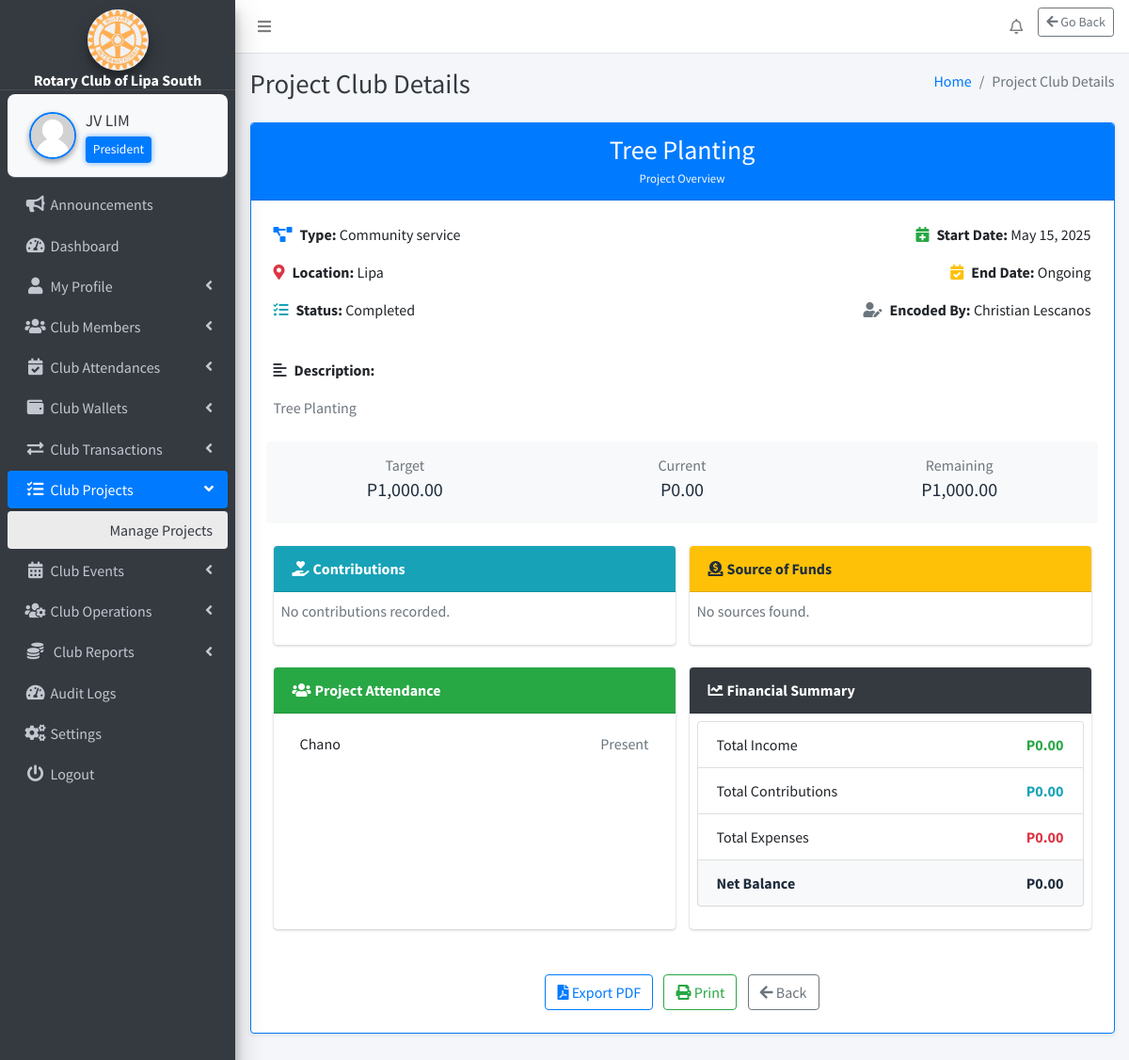
Screenshot of /webpages/club-projects/manage-projects/project_details.php?id=13 (signed in) with the database file from the repository.
### tables this page shows
CREATE TABLE `settings` (
  `id` int(11) NOT NULL,
  `system_name` varchar(255) NOT NULL,
  `logo` varchar(255) NOT NULL,
  `currency` varchar(50) NOT NULL
);

CREATE TABLE `club_position` (
  `id` int(11) NOT NULL,
  `position_name` varchar(255) NOT NULL
);

CREATE TABLE `club_projects` (
  `id` int(11) NOT NULL,
  `title` varchar(255) NOT NULL,
  `description` text NOT NULL,
  `type` enum('project','event','community service','other') NOT NULL,
  `target_funding` decimal(10,2) DEFAULT 0.00,
  `current_funding` decimal(10,2) DEFAULT 0.00,
  `remaining_funding` decimal(10,2) GENERATED ALWAYS AS (`target_funding` - `current_funding`) STORED,
  `start_date` date NOT NULL,
  `end_date` date DEFAULT NULL,
  `location` varchar(255) NOT NULL,
  `status` enum('Upcoming','Ongoing','Completed') NOT NULL DEFAULT 'Upcoming',
  `encoded_by` int(11) NOT NULL,
  `encoded_at` timestamp NOT NULL DEFAULT current_timestamp(),
  `updated_at` timestamp NULL DEFAULT NULL ON UPDATE current_timestamp()
);

CREATE TABLE `members` (
  `id` int(11) NOT NULL,
  `fullname` varchar(255) NOT NULL,
  `dob` date NOT NULL,
  `gender` varchar(10) NOT NULL,
  `contact_number` varchar(20) NOT NULL,
  `email` varchar(255) NOT NULL,
  `address` varchar(255) NOT NULL,
  `role` int(11) DEFAULT 6,
  `occupation` varchar(255) NOT NULL,
  `membership_number` varchar(20) NOT NULL,
  `created_at` timestamp NOT NULL DEFAULT current_timestamp(),
  `photo` varchar(255) NOT NULL,
  `expiry_date` date DEFAULT NULL,
  `password` varchar(255) NOT NULL
);

### webpages/club-projects/manage-projects/project_details.php (the view, shortened to what the rows shown need)
<?php
include_once($_SERVER['DOCUMENT_ROOT'] . '/rotary/includes/config.php');
$id = $_GET['id'] ?? null;
$query = "SELECT cp.*, m.fullname AS encoded_by_name FROM club_projects cp LEFT JOIN members m ON cp.encoded_by = m.id WHERE cp.id = ?";
$stmt = $conn->prepare($query);
$stmt->bind_param("i", $id);
$stmt->execute();
$result = $stmt->get_result();
$data = $result->fetch_assoc();
$currencySymbol = '₱';
$currencyResult = $conn->query("SELECT currency FROM settings WHERE id = 1");
if ($currencyResult->num_rows > 0) {
    $currencySymbol = $currencyResult->fetch_assoc()['currency'];
}
?>
<!DOCTYPE html>
<html lang="en">
<?php include('../../../includes/header.php'); ?>
<body class="hold-transition sidebar-mini layout-fixed layout-navbar-fixed layout-footer-fixed">
<div class="wrapper">
<?php include('../../../includes/nav.php'); ?>
<?php include('../../../includes/sidebar.php'); ?>
<div class="content-wrapper">
<?php include('../../../includes/page_title.php'); ?>
<section class="content">
<div class="container-fluid">
<div class="card shadow-sm border border-primary mb-4">
  <div class="card-header text-center bg-primary text-white">
    <h3 class="mb-0"><?= htmlspecialchars($data['title']) ?></h3>
    <small class="text-light">Project Overview</small>
  </div>
  <div class="card-body p-4" id="project-content">
    <div class="row mb-4">
      <div class="col-md-6">
        <p><i class="fas fa-project-diagram text-primary mr-2"></i><strong>Type:</strong> <?= ucfirst($data['type']) ?></p>
        <p><i class="fas fa-map-marker-alt text-danger mr-2"></i><strong>Location:</strong> <?= htmlspecialchars($data['location']) ?></p>
        <p><i class="fas fa-tasks text-info mr-2"></i><strong>Status:</strong> <?= ucfirst($data['status']) ?></p>
      </div>
      <div class="col-md-6 text-md-right">
        <p><i class="fas fa-calendar-plus text-success mr-2"></i><strong>Start Date:</strong> <?= date("F j, Y", strtotime($data['start_date'])) ?></p>
        <p><i class="fas fa-calendar-check text-warning mr-2"></i><strong>End Date:</strong> <?= $data['end_date'] ? date("F j, Y", strtotime($data['end_date'])) : 'Ongoing' ?></p>
        <p><i class="fas fa-user-edit text-secondary mr-2"></i><strong>Encoded By:</strong> <?= htmlspecialchars($data['encoded_by_name']) ?></p>
      </div>
    </div>
    <div class="mb-4">
      <p><i class="fas fa-align-left text-dark mr-2"></i><strong>Description:</strong></p>
      <p class="text-muted"><?= nl2br(htmlspecialchars($data['description'])) ?></p>
    </div>
    <div class="row text-center bg-light py-3 rounded mb-4">
      <div class="col-md-4">
        <h6 class="text-muted mb-1">Target</h6>
        <h5><?= $currencySymbol . number_format($data['target_funding'], 2) ?></h5>
      </div>
      <div class="col-md-4">
        <h6 class="text-muted mb-1">Current</h6>
        <h5><?= $currencySymbol . number_format($data['current_funding'], 2) ?></h5>
      </div>
      <div class="col-md-4">
        <h6 class="text-muted mb-1">Remaining</h6>
        <h5><?= $currencySymbol . number_format($data['remaining_funding'], 2) ?></h5>
      </div>
    </div>
    <div class="row">
      <div class="col-lg-6 mb-4">
        <div class="card h-100 border-dark">
          <div class="card-body p-2">
            <?php
            $income = 0; $expense = 0; $contrib = 0;
            $net = ($income + $contrib) - $expense;
            ?>
            <ul class="list-group">
              <li class="list-group-item d-flex justify-content-between"><span>Total Income</span><strong class="text-success"><?= $currencySymbol . number_format($income, 2) ?></strong></li>
              <li class="list-group-item d-flex justify-content-between"><span>Total Contributions</span><strong class="text-info"><?= $currencySymbol . number_format($contrib, 2) ?></strong></li>
              <li class="list-group-item d-flex justify-content-between"><span>Total Expenses</span><strong class="text-danger"><?= $currencySymbol . number_format($expense, 2) ?></strong></li>
              <li class="list-group-item d-flex justify-content-between bg-light"><strong>Net Balance</strong><strong><?= $currencySymbol . number_format($net, 2) ?></strong></li>
            </ul>
          </div>
        </div>
      </div>
    </div>
  </div>
</div>
</div>
</section>
</div>
</body>
</html>

### includes/sidebar.php (shortened to what the rows shown need)
<?php
function getSystemName() {
    global $conn;
    $result = $conn->query("SELECT system_name FROM settings");
    return ($result->num_rows > 0) ? $result->fetch_assoc()['system_name'] : 'RCLS';
}
if (isset($_SESSION['user_id'])) {
    $userId = $_SESSION['user_id'];
    $positionName = '';
    $sql = "SELECT cp.position_name
            FROM club_position cp
            INNER JOIN members m ON cp.id = m.role
            WHERE m.id = '$userId'";
    $positionResult = $conn->query($sql);
    if ($positionResult && $positionRow = $positionResult->fetch_assoc()) {
        $positionName = $positionRow['position_name'];
    }
}
function getLogoUrl() {
    global $conn;
    $result = $conn->query("SELECT logo FROM settings");
    if ($result->num_rows > 0) {
        $logoFile = $result->fetch_assoc()['logo'];
        $path = "/rotary/uploads/" . $logoFile;
        return file_exists($_SERVER['DOCUMENT_ROOT'] . $path) ? $path : "/rotary/dist/img/AdminLTELogo.png";
    }
    return "/rotary/dist/img/AdminLTELogo.png";
}
?>
<aside class="main-sidebar sidebar-dark-primary elevation-4">
    <div class="text-center"
         style="padding: 10px 0 0 0; margin: 0 !important; border-bottom: 1px solid rgba(255,255,255,0.1);">
        <a href="#" class="d-block" style="margin: 0; padding: 0;">
            <img src="<?php echo getLogoUrl(); ?>"
                 alt="Logo"
                 class="img-circle elevation-3"
                 style="width: 65px; height: 65px; object-fit: cover; margin: 0 auto; display: block;">
            <div class="brand-text font-weight-bold text-white"
                 style="font-size: 1rem; line-height: 1.1; margin: 2px 0 0 0;">
                <?php echo getSystemName(); ?>
            </div>
        </a>
    </div>
    <div class="sidebar" style="padding-top: 4px !important; margin-top: 0 !important;">
        <div class="user-panel d-flex align-items-center"
             style="background-color: #f8f9fa; border-radius: 8px; padding: 10px; margin: 0 !important;">
            <div class="info flex-grow-1">
                <a href="/rotary/webpages/manage-profile/my-profile/my_profile.php"
                   class="d-block fw-semibold text-dark"
                   style="font-size: 1.1rem; white-space: nowrap; overflow: hidden; text-overflow: ellipsis;">
                    <?php echo htmlspecialchars($_SESSION['fullname'] ?? 'Guest'); ?>
                </a>
                <?php if (!empty($positionName)): ?>
                    <small class="d-block mt-1 px-2 py-1 rounded"
                           style="background-color: #007bff; color: white; font-size: 0.85rem; max-width: fit-content; box-shadow: 0 0 6px rgba(0, 123, 255, 0.6);">
                        <?php echo htmlspecialchars($positionName); ?>
                    </small>
                <?php else: ?>
                    <small class="d-block mt-1 text-muted" style="font-size: 0.85rem;">No Role Assigned</small>
                <?php endif; ?>
            </div>
        </div>
    </div>
</aside>

### rows the page displays
settings: logo (picture), system_name "Rotary Club of Lipa South", currency "P"
club_position: position_name "President"
club_projects: title "Tree Planting", type "Community service", location "Lipa", status "Completed", start_date "May 15, 2025", encoded_by.fullname "Christian Lescanos", description "Tree Planting", target_funding "1,000.00", current_funding "0.00", remaining_funding "1,000.00"

### other values shown
$_SESSION['fullname'] "JV LIM"
$pageTitle "Project Club Details"
$r['fullname'] "Chano"
$r['status'] "Present"
$income "0.00"
$contrib "0.00"
$expense "0.00"
$net "0.00"
